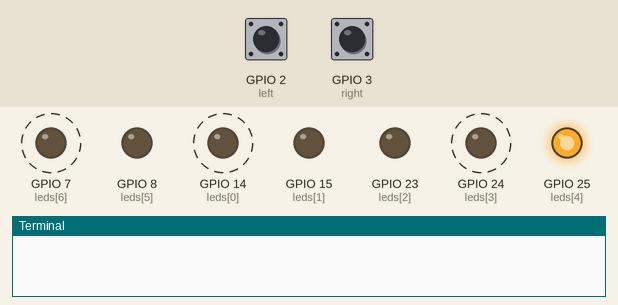
A program run on a simulated Raspberry Pi (BCM pin numbers). Parts: output pins drawn as LEDs (lit = HIGH), the last lines printed to the terminal. Dashed ring = blinking. The inputs (shaded band) are chosen by the test bench; at power-on: GPIO 3 (right) HIGH, GPIO 2 (left) HIGH.

Above: at 1.2 s.
1.3 s: GPIO 3 (right) pulled LOW for 0.15 s
At 1.89 s:
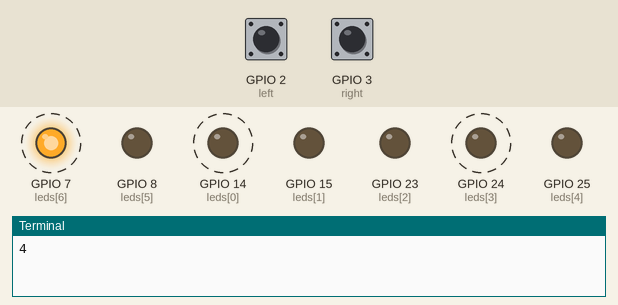
4.3 s: GPIO 2 (left) pulled LOW for 0.15 s
At 6.0 s:
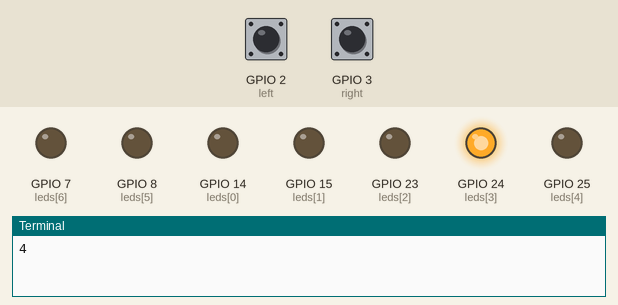
6.3 s: GPIO 2 (left) pulled LOW for 1 s
At 7.2 s:
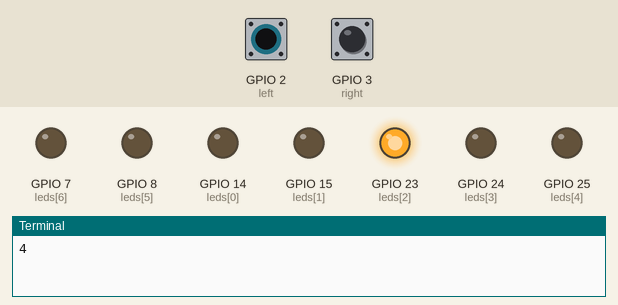
8.8 s: GPIO 2 (left) pulled LOW for 3.2 s
At 10.0 s:
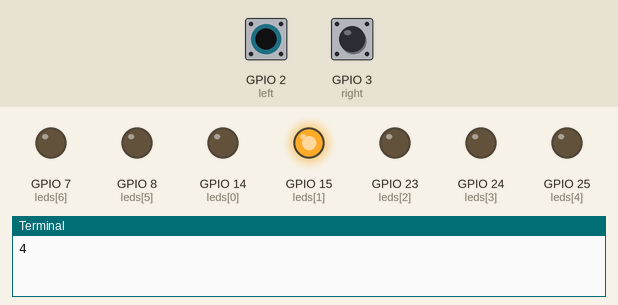
13.5 s: GPIO 2 (left) pulsed LOW 2 times (0.12 s each, 0.3 s apart)
At 14.06 s:
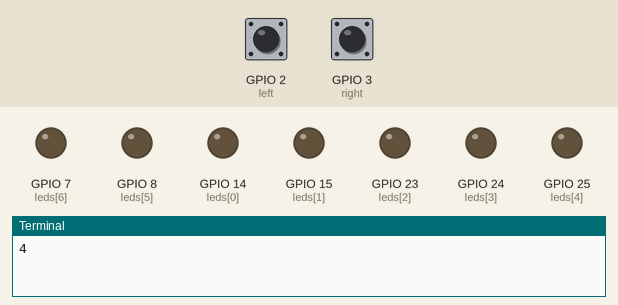
Timing chart, 0 to 17.5 s (numbered marks = the images above; inputs shaded):
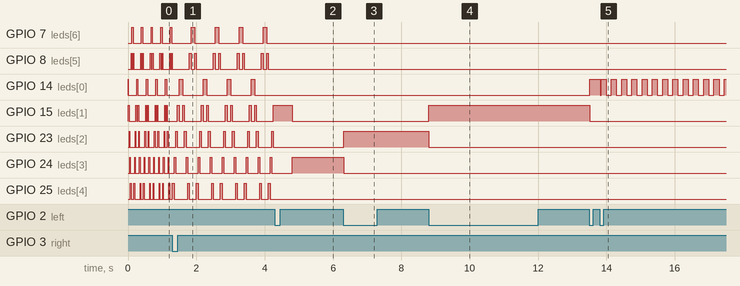

Measured:
- after the input at 1.3 s, GPIO 7 (leds[6]): alternates HIGH for 0.10 s and LOW for 0.60 s, starting after 0.55 s; GPIO 14 (leds[0]): alternates HIGH for 0.10 s and LOW for 0.60 s, starting after 0.20 s; GPIO 24 (leds[3]): alternates HIGH for 0.05 s and LOW for 0.30 s, starting after 0.10 s
- after the input at 4.3 s, GPIO 7 (leds[6]), GPIO 8 (leds[5]), GPIO 14 (leds[0]), GPIO 23 (leds[2]), GPIO 25 (leds[4]): stops changing and stays LOW
- after the input at 6.3 s, GPIO 23 (leds[2]): LOW → HIGH at once; GPIO 24 (leds[3]): HIGH → LOW at once
- after the input at 8.8 s, GPIO 15 (leds[1]): LOW → HIGH at once; GPIO 23 (leds[2]): HIGH → LOW at once
- after the input at 13.5 s, GPIO 14 (leds[0]): goes HIGH 0.30 s, LOW 0.03 s, 12 × (HIGH 0.15 s, LOW 0.15 s), then HIGH, starting at once; GPIO 15 (leds[1]): HIGH → LOW at once
- by itself, GPIO 7 (leds[6]), GPIO 14 (leds[0]): alternates HIGH for 0.04 s and LOW for 0.24 s
- by itself, GPIO 8 (leds[5]), GPIO 15 (leds[1]): repeats every 0.70 s: LOW 0.10 s, HIGH 0.05 s, LOW 0.50 s, HIGH 0.05 s
- by itself, GPIO 23 (leds[2]): repeats every 0.70 s: LOW 0.20 s, HIGH 0.05 s, LOW 0.40 s, HIGH 0.05 s

The program:

kitt_n_tug.py
```python
import RPi.GPIO as gpio
import time
from itertools import cycle

def kitt():
    gpio.setmode(gpio.BCM)
    leds = [14, 15, 23, 24, 25, 8, 7]
    for led in leds:
        gpio.setup(led, gpio.OUT)
        gpio.output(led, False)

    left = 2
    right = 3
    gpio.setup(left, gpio.IN, pull_up_down=gpio.PUD_UP)
    gpio.setup(right, gpio.IN, pull_up_down=gpio.PUD_UP)

    loops_per_move_list = cycle([1, 4, 10])
    loop_count = loops_per_move = next(loops_per_move_list)
    position = 0
    direction = 1
    right_was_pressed = False
    while True:
        if gpio.input(left) == 0:
            break
        right_is_pressed = gpio.input(right) == 0
        if not right_was_pressed and right_is_pressed:
            loop_count = loops_per_move = next(loops_per_move_list)
            print(loop_count)
        right_was_pressed = right_is_pressed
        loop_count -= 1
        if loop_count < 0:
            position += direction
            if position < 0:
                position = 0
                direction = 1
            elif position >= len(leds):
                position = len(leds) - 1
                direction = -1
            loop_count = loops_per_move
        for led in leds:
            gpio.output(led, leds[position] == led)

        time.sleep(0.01)

    time.sleep(0.5)


def tug_of_war():
    gpio.setmode(gpio.BCM)
    leds = [14, 15, 23, 24, 25, 8, 7]
    for led in leds:
        gpio.setup(led, gpio.OUT)
        gpio.output(led, False)

    left = 2
    right = 3
    buttons = [left, right]
    was_pressed = {}
    is_pressed = {}
    for button in buttons:
        gpio.setup(button, gpio.IN, pull_up_down=gpio.PUD_UP)
        was_pressed[button] = False
        is_pressed[button] = False

    position = int(len(leds)/2)
    gpio.output(leds[position], True)
    presses = 0
    while 0 <= position < len(leds):
        for button in buttons:
            is_pressed[button] = gpio.input(button) == 0
            if not was_pressed[button] and is_pressed[button]:
                gpio.output(leds[position], False)
                if button == right:
                    position += 1
                else:
                    position -= 1
                if 0 <= position < len(leds):
                    gpio.output(leds[position], True)
            was_pressed[button] = is_pressed[button]

        time.sleep(0.03)

    if position < 0:
        led_to_flash = leds[0]
    else:
        led_to_flash = leds[-1]

    led_on = True
    count = 0
    any_pressed = False
    while not any_pressed:
        if count > 50:
            for button in buttons:
                if gpio.input(button) == 0:
                    any_pressed = True

        if count % 5 == 0:
            gpio.output(led_to_flash, led_on)
            led_on = not led_on
        count += 1

        time.sleep(0.03)

    time.sleep(0.5)

while True:
    kitt()
    tug_of_war()
```
